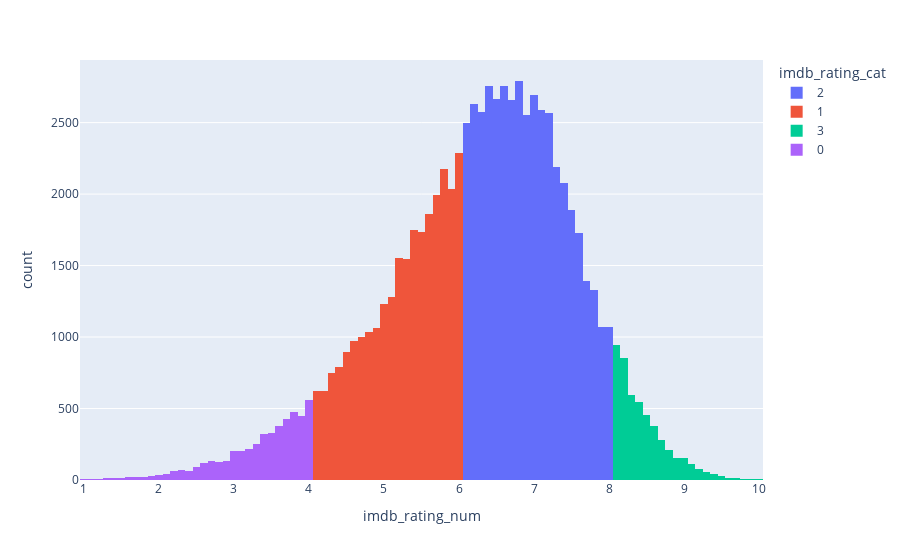

Here is the notebook cell this chart was saved with:
### Code cell
px.histogram(model_df, 'imdb_rating_num', color='imdb_rating_cat')

### Figure 1 — Plotly figure (JSON) as saved in the notebook; plotly's stock layout.template omitted (floating-point values rounded to 4 significant figures; data arrays with more than 128 entries replaced by an {"elided": "..."} marker saying what was removed)
{"data": [{"alignmentgroup": "True", "bingroup": "x", "hovertemplate": "imdb_rating_cat=2<br>imdb_rating_num=%{x}<br>count=%{y}<extra></extra>", "legendgroup": "2", "marker": {"color": "#636efa", "pattern": {"shape": ""}}, "name": "2", "offsetgroup": "2", "orientation": "v", "showlegend": true, "type": "histogram", "x": {"elided": "44457 float values"}, "xaxis": "x", "yaxis": "y"}, {"alignmentgroup": "True", "bingroup": "x", "hovertemplate": "imdb_rating_cat=1<br>imdb_rating_num=%{x}<br>count=%{y}<extra></extra>", "legendgroup": "1", "marker": {"color": "#EF553B", "pattern": {"shape": ""}}, "name": "1", "offsetgroup": "1", "orientation": "v", "showlegend": true, "type": "histogram", "x": {"elided": "27195 float values"}, "xaxis": "x", "yaxis": "y"}, {"alignmentgroup": "True", "bingroup": "x", "hovertemplate": "imdb_rating_cat=3<br>imdb_rating_num=%{x}<br>count=%{y}<extra></extra>", "legendgroup": "3", "marker": {"color": "#00cc96", "pattern": {"shape": ""}}, "name": "3", "offsetgroup": "3", "orientation": "v", "showlegend": true, "type": "histogram", "x": {"elided": "4924 float values"}, "xaxis": "x", "yaxis": "y"}, {"alignmentgroup": "True", "bingroup": "x", "hovertemplate": "imdb_rating_cat=0<br>imdb_rating_num=%{x}<br>count=%{y}<extra></extra>", "legendgroup": "0", "marker": {"color": "#ab63fa", "pattern": {"shape": ""}}, "name": "0", "offsetgroup": "0", "orientation": "v", "showlegend": true, "type": "histogram", "x": {"elided": "4854 float values"}, "xaxis": "x", "yaxis": "y"}], "layout": {"barmode": "relative", "legend": {"title": {"text": "imdb_rating_cat"}, "tracegroupgap": 0}, "margin": {"t": 60}, "xaxis": {"anchor": "y", "domain": [0, 1], "title": {"text": "imdb_rating_num"}}, "yaxis": {"anchor": "x", "domain": [0, 1], "title": {"text": "count"}}}}
